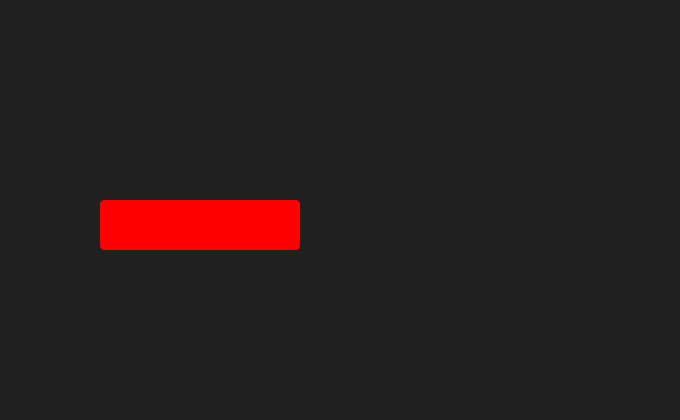
Frame 1 (no input)
Frame 60 (the mouse pressed at the canvas centre just before this capture): identical to frame 1, image omitted
Frame 120 (the mouse held since frame 60 and released just before this capture): identical to frame 1, image omitted

The Processing sketch that drew this single still picture (run headless with seeded random() and noise(); from frame 60 on, the mouse is pressed at the canvas centre):

// Processing sketch: sketch_02_06_RegionsD
// ── sketch_02_06_RegionsD.pde
int x1 = 100;
int x2 = 300;
int y1 = 200;
int y2 = 250;

float cornerRounding = 5.0;

void setup() {
  size(680, 420);
  background(32);
  noStroke();
  rectMode(CORNERS);
}

void draw() {
  background(32);
  if (mouseX > x1 && mouseX < x2 && mouseY > y1 && mouseY < y2) {
    fill(0, 255, 0);
  } else {
    fill(255, 0, 0);
  }

  // 1. There's one last optional piece of info we can add to the
  //    rectangle, which is whether or not we'd like to round its
  //    corners.
  rect(x1, y1, x2, y2, cornerRounding);
}
